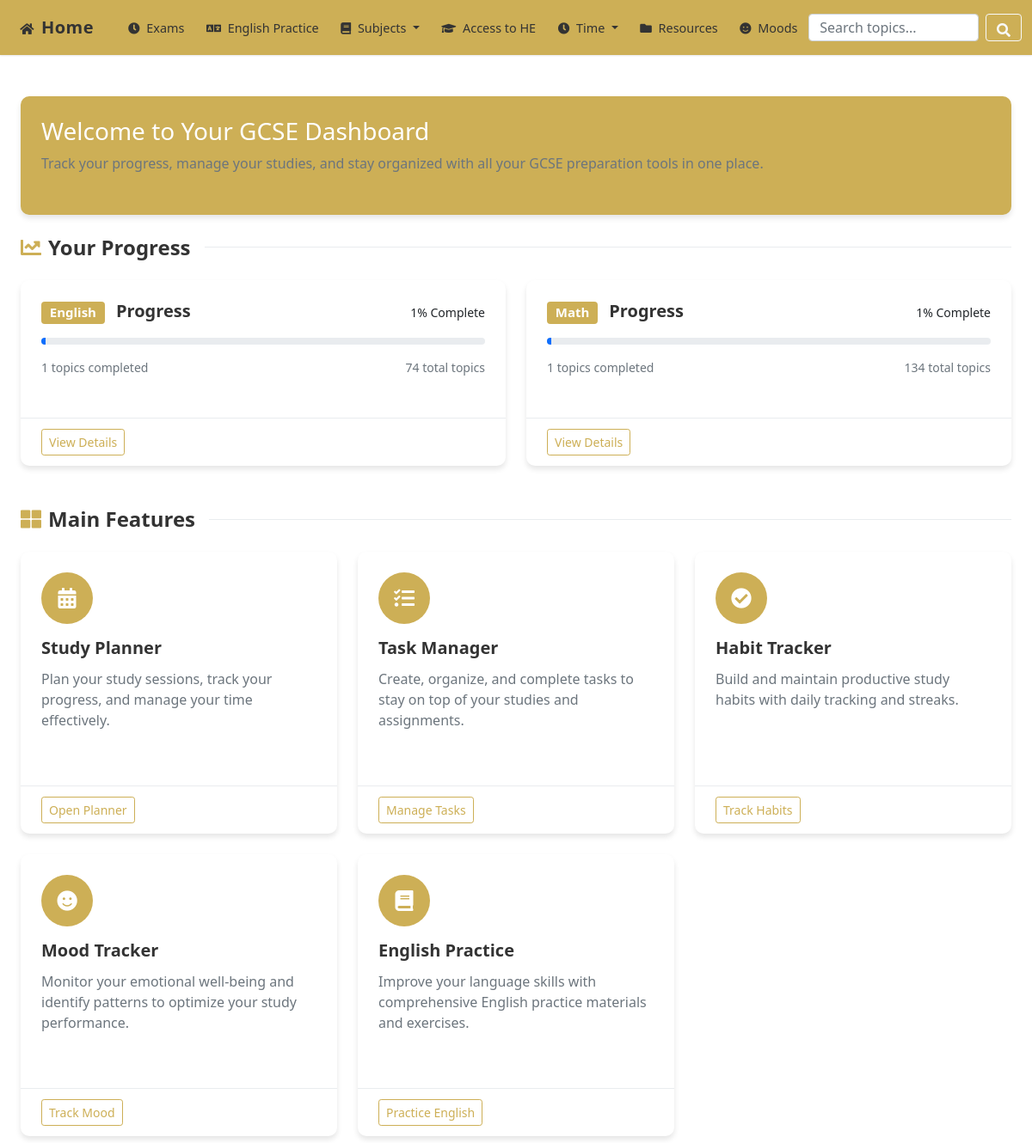
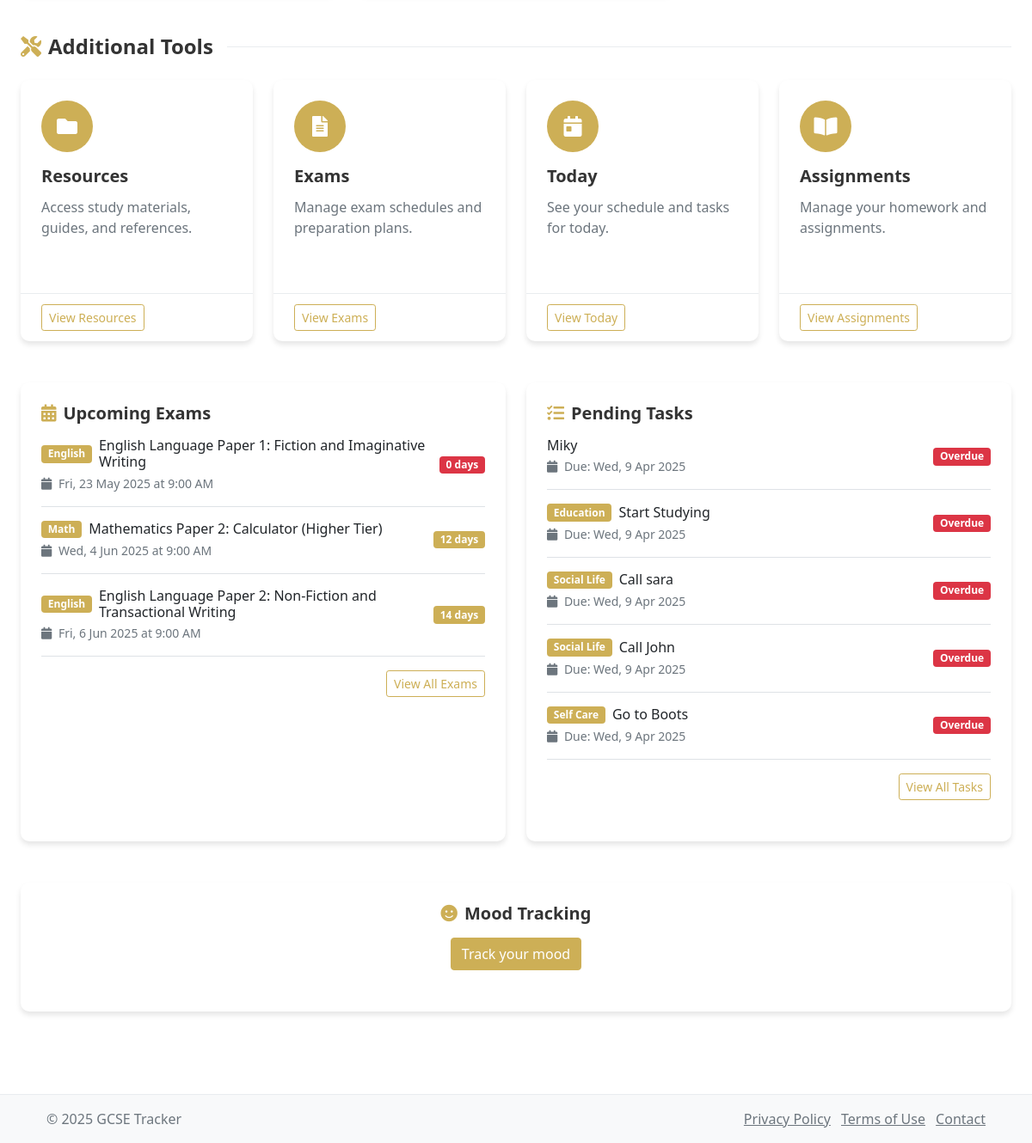
Page /pages/dashboard.php on the committed database (2 pictures, top to bottom).
### tables this page shows
CREATE TABLE `subjects` (
  `id` int(11) NOT NULL,
  `name` varchar(50) NOT NULL,
  `color` varchar(20) DEFAULT '#007bff'
);

CREATE TABLE `exams` (
  `id` int(11) NOT NULL,
  `subject_id` int(11) DEFAULT NULL,
  `title` varchar(100) NOT NULL,
  `exam_date` datetime NOT NULL,
  `duration` int(11) DEFAULT 120,
  `location` varchar(100) DEFAULT NULL,
  `exam_board` varchar(50) DEFAULT NULL,
  `paper_code` varchar(20) DEFAULT NULL,
  `importance` int(11) DEFAULT 3,
  `notes` text DEFAULT NULL,
  `section_a_topics` text DEFAULT NULL,
  `section_b_topics` text DEFAULT NULL,
  `total_marks` int(11) DEFAULT 0,
  `calculator_allowed` tinyint(1) DEFAULT 0,
  `formula_sheet_provided` tinyint(1) DEFAULT 0,
  `equipment_needed` text DEFAULT NULL,
  `special_instructions` text DEFAULT NULL,
  `revision_resources` text DEFAULT NULL,
  `exam_tips` text DEFAULT NULL,
  `syllabus_link` varchar(255) DEFAULT NULL
);

CREATE TABLE `tasks` (
  `id` int(11) NOT NULL,
  `category_id` int(11) NOT NULL,
  `parent_task_id` int(11) DEFAULT NULL COMMENT 'For subtasks - references parent task',
  `title` varchar(255) NOT NULL,
  `description` text DEFAULT NULL,
  `task_type` enum('one-time','recurring') NOT NULL DEFAULT 'one-time',
  `priority` enum('low','medium','high') NOT NULL DEFAULT 'medium',
  `estimated_duration` int(11) DEFAULT 0 COMMENT 'Estimated duration in minutes',
  `due_date` date DEFAULT NULL,
  `due_time` time DEFAULT NULL,
  `status` enum('pending','in_progress','completed','not_done','snoozed') DEFAULT 'pending',
  `notification_sent` tinyint(1) DEFAULT 0,
  `completion_percentage` decimal(5,2) DEFAULT 0.00,
  `is_active` tinyint(1) DEFAULT 1,
  `created_at` timestamp NOT NULL DEFAULT current_timestamp(),
  `updated_at` timestamp NOT NULL DEFAULT current_timestamp() ON UPDATE current_timestamp()
);

CREATE TABLE `task_categories` (
  `id` int(11) NOT NULL,
  `name` varchar(50) NOT NULL,
  `description` text DEFAULT NULL,
  `icon` varchar(50) DEFAULT 'fas fa-tasks' COMMENT 'Font Awesome icon class name',
  `color` varchar(7) DEFAULT '#6c757d',
  `display_order` int(11) DEFAULT 0,
  `is_active` tinyint(1) DEFAULT 1,
  `created_at` timestamp NOT NULL DEFAULT current_timestamp(),
  `updated_at` timestamp NOT NULL DEFAULT current_timestamp() ON UPDATE current_timestamp()
);

### pages/dashboard.php (the view, shortened to what the rows shown need)
<?php
require_once '../config/db_connect.php';
$subjects_query = "SELECT s.*,
    (SELECT COUNT(DISTINCT t.id)
     FROM math_topics t
     JOIN math_subsections sub ON t.subsection_id = sub.id
     JOIN math_sections sec ON sub.section_id = sec.id
     WHERE s.id = 2) +
    (SELECT COUNT(DISTINCT t.id)
     FROM eng_topics t
     JOIN eng_subsections sub ON t.subsection_id = sub.id
     JOIN eng_sections sec ON sub.section_id = sec.id
     WHERE s.id = 1) as total_topics,
    (SELECT COUNT(DISTINCT t.id)
     FROM math_topics t
     JOIN math_subsections sub ON t.subsection_id = sub.id
     JOIN math_sections sec ON sub.section_id = sec.id
     JOIN topic_progress tp ON t.id = tp.topic_id
     WHERE s.id = 2 AND tp.status = 'completed') +
    (SELECT COUNT(DISTINCT t.id)
     FROM eng_topics t
     JOIN eng_subsections sub ON t.subsection_id = sub.id
     JOIN eng_sections sec ON sub.section_id = sec.id
     JOIN eng_topic_progress tp ON t.id = tp.topic_id
     WHERE s.id = 1 AND tp.status = 'completed') as completed_topics
FROM subjects s";
$subjects_result = $conn->query($subjects_query);
$exams_query = "SELECT e.*, s.name as subject_name, s.color as subject_color
                FROM exams e
                JOIN subjects s ON e.subject_id = s.id
                WHERE e.exam_date > NOW() AND e.exam_date <= DATE_ADD(NOW(), INTERVAL 30 DAY)
                ORDER BY e.exam_date ASC
                LIMIT 3";
$exams_result = $conn->query($exams_query);
$tasks_query = "SELECT t.*, c.name as category_name, c.color as category_color
                FROM tasks t
                LEFT JOIN task_categories c ON t.category_id = c.id
                WHERE t.status != 'completed'
                ORDER BY t.due_date ASC
                LIMIT 5";
$tasks_result = $conn->query($tasks_query);
$habits_query = "SELECT COUNT(*) as total_habits,
                SUM(CASE WHEN EXISTS (
                    SELECT 1 FROM habit_completions hc
                    WHERE hc.habit_id = h.id
                    AND hc.completion_date = CURDATE()
                    AND hc.status = 'completed'
                ) THEN 1 ELSE 0 END) as completed_today
                FROM habits h
                WHERE h.is_active = 1";
$habits_result = $conn->query($habits_query);
include '../includes/header.php';
$accent_color = "#cdaf56";
?>
<div class="container-fluid py-4">
    <div class="row mb-4">
        <?php
        if ($subjects_result && $subjects_result->num_rows > 0) {
            $subjects_result->data_seek(0);
            while($subject = $subjects_result->fetch_assoc()):
                $progress = $subject['total_topics'] > 0 ?
                    round(($subject['completed_topics'] / $subject['total_topics']) * 100) : 0;
                $subject_color = $accent_color;
        ?>
        <div class="col-md-6 mb-4">
            <div class="card feature-card">
                <div class="card-body">
                    <div class="d-flex justify-content-between align-items-center mb-3">
                        <h5 class="mb-0">
                            <span class="badge me-2" style="background-color: <?php echo $subject_color; ?>">
                                <?php echo $subject['name']; ?>
                            </span>
                            Progress
                        </h5>
                        <span class="progress-label"><?php echo $progress; ?>% Complete</span>
                    </div>
                    <div class="progress mb-3">
                        <div class="progress-bar progress-bar-accent" role="progressbar"
                             style="width: <?php echo $progress; ?>%; background-color: <?php echo $subject_color; ?>"
                             aria-valuenow="<?php echo $progress; ?>" aria-valuemin="0" aria-valuemax="100">
                        </div>
                    </div>
                    <div class="d-flex justify-content-between text-muted small">
                        <span><?php echo $subject['completed_topics']; ?> topics completed</span>
                        <span><?php echo $subject['total_topics']; ?> total topics</span>
                    </div>
                </div>
                <div class="card-footer">
                    <a href="subjects/<?php echo strtolower($subject['name']); ?>.php" class="btn btn-sm btn-outline-accent">View Details</a>
                </div>
            </div>
        </div>
        <?php
            endwhile;
        } ?>
    </div>
    <div class="row mb-4">
        <div class="col-md-6 mb-4">
            <div class="card feature-card">
                <div class="card-body">
                    <?php if ($exams_result && $exams_result->num_rows > 0): ?>
                        <?php
                        $now = new DateTime();
                        while ($exam = $exams_result->fetch_assoc()):
                            $exam_date = new DateTime($exam['exam_date']);
                            $interval = $now->diff($exam_date);
                            $days_remaining = $interval->days;
                        ?>
                        <div class="d-flex align-items-center mb-3 pb-3 border-bottom">
                            <div class="flex-grow-1">
                                <div class="d-flex align-items-center mb-1">
                                    <span class="badge me-2" style="background-color: <?php echo $accent_color; ?>">
                                        <?php echo htmlspecialchars($exam['subject_name']); ?>
                                    </span>
                                    <h6 class="mb-0"><?php echo htmlspecialchars($exam['title']); ?></h6>
                                </div>
                                <div class="text-muted small">
                                    <i class="fas fa-calendar me-1"></i> <?php echo $exam_date->format('D, j M Y'); ?> at <?php echo $exam_date->format('g:i A'); ?>
                                </div>
                            </div>
                            <span class="badge" style="background-color: <?php echo $days_remaining <= 7 ? '#dc3545' : ($days_remaining <= 14 ? $accent_color : '#6c757d'); ?>">
                                <?php echo $days_remaining; ?> days
                            </span>
                        </div>
                        <?php endwhile; ?>
                    <?php else: ?>
                        <p class="text-muted mb-0">No upcoming exams in the next 30 days.</p>
                    <?php endif; ?>
                </div>
            </div>
        </div>
        <div class="col-md-6 mb-4">
            <div class="card feature-card">
                <div class="card-body">
                    <?php if ($tasks_result && $tasks_result->num_rows > 0): ?>
                        <?php
                        while ($task = $tasks_result->fetch_assoc()):
                            $due_date = new DateTime($task['due_date']);
                            $now = new DateTime();
                            $is_overdue = $due_date < $now;
                        ?>
                        <div class="d-flex align-items-center mb-3 pb-3 border-bottom">
                            <div class="flex-grow-1">
                                <div class="d-flex align-items-center mb-1">
                                    <?php if (!empty($task['category_name'])): ?>
                                    <span class="badge me-2" style="background-color: <?php echo $accent_color; ?>">
                                        <?php echo htmlspecialchars($task['category_name']); ?>
                                    </span>
                                    <?php endif; ?>
                                    <h6 class="mb-0"><?php echo htmlspecialchars($task['title']); ?></h6>
                                </div>
                                <div class="text-muted small">
                                    <i class="fas fa-calendar me-1"></i> Due: <?php echo $due_date->format('D, j M Y'); ?>
                                </div>
                            </div>
                            <span class="badge" style="background-color: <?php echo $is_overdue ? '#dc3545' : $accent_color; ?>">
                                <?php echo $is_overdue ? 'Overdue' : 'Pending'; ?>
                            </span>
                        </div>
                        <?php endwhile; ?>
                    <?php else: ?>
                        <p class="text-muted mb-0">No pending tasks. Great job!</p>
                    <?php endif; ?>
                </div>
            </div>
        </div>
    </div>
</div>
<?php
include '../includes/footer.php';
?>

### rows in the picture
subjects: name "English", progress "1", completed_topics "1", total_topics "74"
subjects: name "Math", progress "1", completed_topics "1", total_topics "134"
exams: subject.name "English", title "English Language Paper 1: Fiction and Imaginative Writing", exam_date "Fri, 23 May 2025", exam_date "9:00 AM"
exams: subject.name "Math", title "Mathematics Paper 2: Calculator (Higher Tier)", exam_date "Wed, 4 Jun 2025", exam_date "9:00 AM"
exams: subject.name "English", title "English Language Paper 2: Non-Fiction and Transactional Writing", exam_date "Fri, 6 Jun 2025", exam_date "9:00 AM"
tasks: title "Miky", due_date "Wed, 9 Apr 2025", shows "Overdue"
tasks: task_categories.name "Education", title "Start Studying", due_date "Wed, 9 Apr 2025", shows "Overdue"
tasks: task_categories.name "Social Life", title "Call sara", due_date "Wed, 9 Apr 2025", shows "Overdue"
tasks: task_categories.name "Social Life", title "Call John", due_date "Wed, 9 Apr 2025", shows "Overdue"
tasks: task_categories.name "Self Care", title "Go to Boots", due_date "Wed, 9 Apr 2025", shows "Overdue"
